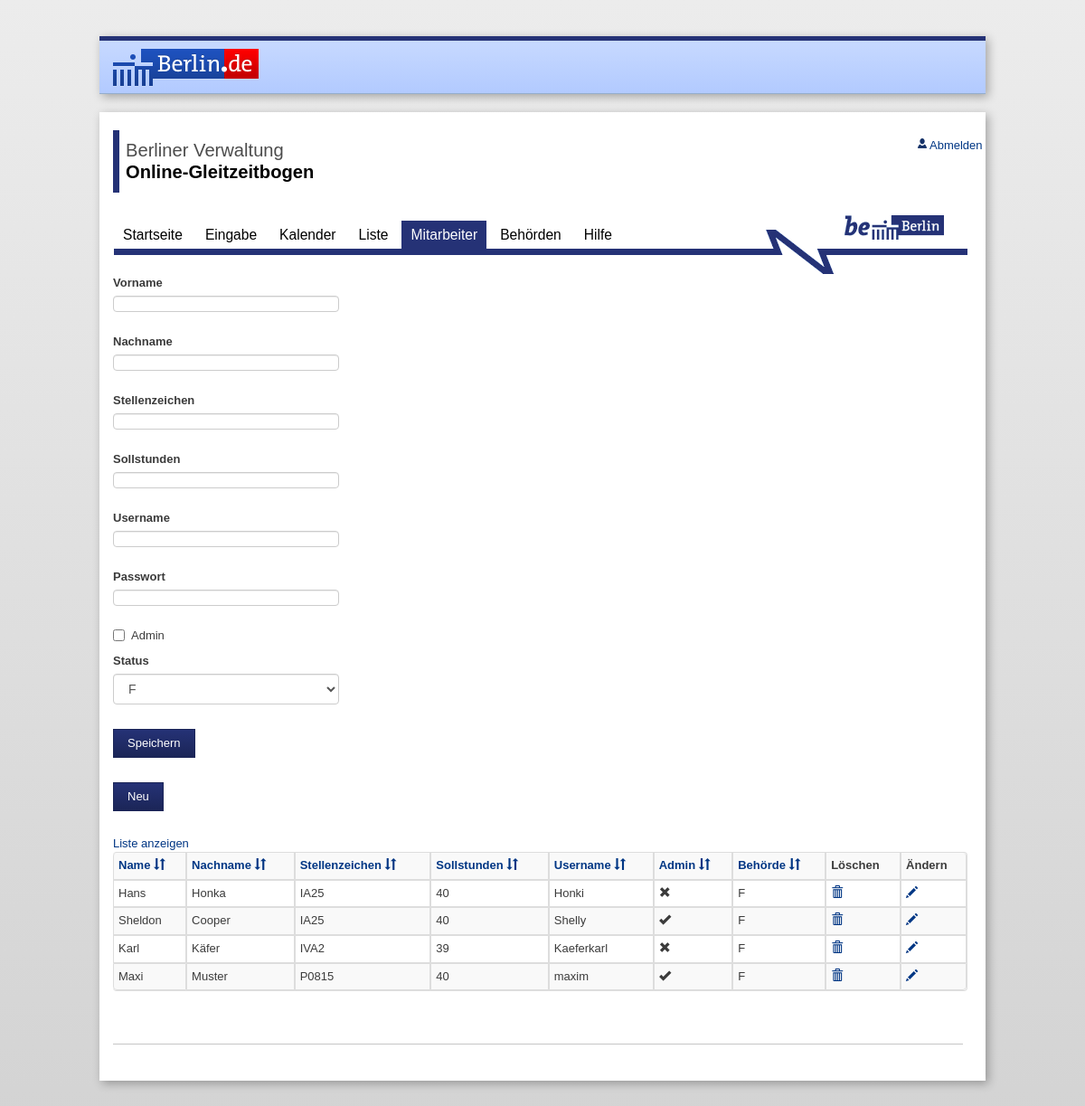
Page /sites/mitarbeiter.php?sort=stez (signed in) on the committed database.
### tables this page shows
CREATE TABLE IF NOT EXISTS `mitarbeiter` (
  `maid` int(11) NOT NULL AUTO_INCREMENT COMMENT 'Mitarbeiter ID',
  `vname` char(30) NOT NULL,
  `nname` char(50) NOT NULL,
  `stez` char(10) DEFAULT NULL COMMENT 'stellenzeichen des Mitarbeiters',
  `sollstd` double DEFAULT NULL,
  `bid` int(11) DEFAULT NULL COMMENT 'Behoerden ID',
  `sid` int(11) DEFAULT NULL COMMENT 'Status ID',
  `usern` varchar(20) NOT NULL,
  `passwort` varchar(32) DEFAULT NULL,
  `rechte` int(11) NOT NULL,
  PRIMARY KEY (`maid`),
  KEY `sid` (`sid`),
  KEY `bid` (`bid`)
);

### sites/mitarbeiter.php (the view, shortened to what this page needs)
<?php
	$zusatzinclude = "
	<script type='text/javascript' src='../includes/js/jquery.js'></script>
	<script type='text/javascript' src='../includes/js/master.js'></script>
	<link rel='stylesheet' href='../includes/css/bootstrap-theme.min.css'>
	";
	require('../includes/header.php');
	require('../includes/mysql.php');
 if($_SESSION["admin"]==1){
	 $vname="";
	 $nname="";
	 $stez="";
	 $sollstd="";
	 $usern="";
	 $rechte="";
	 $bid="";
	 $behoerdenname="";
  ?>
  <div style="width: 250px;" >
<form role="form" method="post" name="ajax_form" id="ajax_form">
<div   class="form-group">
    <label for="voname">Vorname</label><input class="form-control" name="vname" id="vname" type="text" value="<?php echo $vname; ?>" required=""/></div>
<div class="form-group">
    <label for="nname">Nachname</label><input class="form-control" name="nname" id="nname" type="text" value="<?php echo $nname; ?>"required=""/></div>
<div class="form-group">
    <label for="stez">Stellenzeichen</label><input class="form-control" name="stez" id="stelz" type="text" value="<?php echo $stez; ?>" required=""/></div>
<div class="form-group">
    <label for="sollstd">Sollstunden</label><input class="form-control" name="sollstd" id="sollstd" type="text" value="<?php echo $sollstd; ?>"required=""/></div>
<?php
if ($do != "edit"){
echo"<div class='form-group'>
    <label for='usern'>Username</label><input class='form-control' name='usern' id='usern' type='text' value='".$usern."' required=''/></div>
<div class='form-group'>
    <label for='passwort'>Passwort</label><input class='form-control' name='passwort' id='passwort' type='text' value='".$passwort."' required=''/></div>";
}
else {
	echo
	"<form><div class='form-group'>
    <label for='passwort'>Passwort</label><input class='form-control' required='' name='passwort' id='passwort' type='password' value='".$passwort."'/><button class='btn btn-default' name='savepwd' id='savepwd' type='submit' >Ändern</button></div></form>";
	}
?>
<div class="checkbox">
 <label for="checkbox">Admin</label>
    <input name="rechte" type="checkbox" value="<?php if($rechte==1){echo $rechte;}else echo "1"; ?>" >
</div>
<div class="form-group">
    <label for="status">Status</label>
<?php
 $sqlbh = "SELECT * FROM behoerde";
 $resultbh = mysqli_query($link, $sqlbh);
	echo "<select name='bid' class='form-control'>";
	while($row = mysqli_fetch_array($resultbh)) {
		$behoerdenname[$row[bid]] = $row[name];
		if ($row['bid']==$bid){
			$selected="SELECTED";
			}
		else{
			$selected="";
			}
        echo "<option ".$selected." value=".$row[bid].">".$behoerdenname[$row[bid]]."</option>";
	 }
 	 echo "</select>";
?>
<br>
<button class="btn btn-default" name="submit" id="submit" type="submit" >Speichern</button>
</div>
</form>
<form action="index3.php">
<button class="btn btn-default" name="neu" id="neu" type="submit" >Neu</button>
<br>
</form>
</div>
  </body>
 <?php
	echo"<a id='showbutton' href='javascript:toggle();'>Liste anzeigen</a>";
if(isset($_GET['sort']))
{
	$nothide = "style='display:block !important;'";
}
else{
	$nothide="";
	}
	echo"<div id='liste' ".$nothide." class='hidelist'>";
	if(isset($_GET['sort']))
	{
		$sort = $_GET['sort'];
		if($richtung='DESC')
	{
		$richtung = 'ASC';
	}
	else
	{
		$richtung = 'DESC';
	}
	}
	else{
		$sort = 'nname';
		$richtung = 'ASC';
	}
	$strSQL = "SELECT * FROM mitarbeiter ORDER BY ".$sort." ".$richtung;
	echo"  <table id='ntab' class='table table-striped table-bordered table-condensed'>";
	echo"  <th><a href='?sort=vname#ntab'>Name <span class='glyphicon glyphicon-sort'</span></a></th>";
	echo"  <th><a href='?sort=nname#ntab'>Nachname <span class='glyphicon glyphicon-sort'</span></a></th>";
	echo"  <th><a href='?sort=stez#ntab'>Stellenzeichen <span class='glyphicon glyphicon-sort'</span></a></th>";
	echo"  <th><a href='?sort=sollstd#ntab'>Sollstunden <span class='glyphicon glyphicon-sort'</span></a></th>";
	echo"  <th><a href='?sort=usern#ntab'>Username <span class='glyphicon glyphicon-sort'</span></a></th>";
	echo"  <th><a href='?sort=rechte#ntab'>Admin <span class='glyphicon glyphicon-sort'</span></a></th>";
	echo"  <th><a href='?sort=bid#ntab'>Behörde <span class='glyphicon glyphicon-sort'</span></a></th>";
	echo"  <th>Löschen</th>";
	echo"  <th>Ändern</th>";
	$result = mysqli_query($link, $strSQL);
	while($row = mysqli_fetch_array($result)) {
	if($row['rechte']=="1")
	{
	$adminok="<span class='glyphicon glyphicon-ok'></span>";
	}
	else{$adminok="<span class='glyphicon glyphicon-remove'></span>";}
	echo "<tr><td>"
	.$row['vname']."</td><td>"
	.$row['nname']."</td><td>"
	.$row['stez']."</td><td>"
	.$row['sollstd']."</td><td>"
	.$row['usern']."</td><td>"
	.$adminok."</td><td>"
	.$behoerdenname[$row['bid']]."</td>
	<td>
	<a href='?bla=del&maid1=".$row['maid']."'>
	<span class='glyphicon glyphicon-trash'></span></a>
	</td><td>
	<a href='?bla=edit&maid1=".$row['maid']."'>
	<span class='glyphicon glyphicon-pencil'></span></a>
	</td>
	</tr>";
	}
	echo" </table></div>";
}else{
echo "<div class='alert alert-danger'>Sie haben keine Adminrechte !</div>";
}
	require('../includes/footer.php');
?>

### includes/css/signin.css (style rules this page uses)
body { padding-top: 40px; padding-bottom: 40px; background-color: #eee; }

### rows in the picture
mitarbeiter: vname "Hans", nname "Honka", stez "IA25", sollstd "40", usern "Honki", rechte 2 (drawn), bid "F"
mitarbeiter: vname "Sheldon", nname "Cooper", stez "IA25", sollstd "40", usern "Shelly", rechte 1 (drawn), bid "F"
mitarbeiter: vname "Karl", nname "Käfer", stez "IVA2", sollstd "39", usern "Kaeferkarl", rechte 2 (drawn), bid "F"
mitarbeiter: vname "Maxi", nname "Muster", stez "P0815", sollstd "40", usern "maxim", rechte 1 (drawn), bid "F"

### other values in the picture
form field bid "F"
